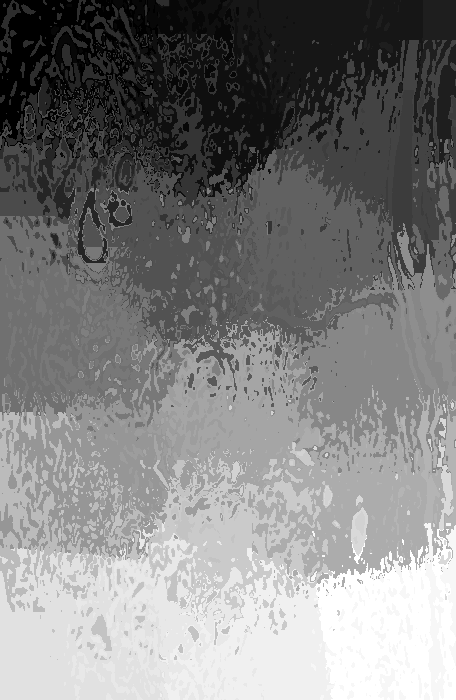
#> input picture features/all/binary/40X/imagelike/superpixels/benign/SOB_B_A-14-22549AB-40-003.png, 456 x 700 px, found by its file name
$ python glcm.py   (older library calls are emulated)
#> lines starting #> are read from the running program, lines starting #| are printed output that depends on the picture
#> further down, image is the input picture: shape (700, 456, 3); min 0, max 34, mean 17
#GCLM:calculating how often pairs of pixel with specific values and in a specified spatial relationship occur in an image
#Contrast: Measures the local variations in the gray-level co-occurrence matrix.
#Correlation: Measures the joint probability occurrence of the specified pixel pairs.
#Energy: Provides the sum of squared elements in the GLCM. Also known as uniformity or the angular second moment.
#Homogeneity: Measures the closeness of the distribution of elements in the GLCM to the GLCM diagonal.

import cv2
import numpy as np
from skimage.feature import graycomatrix, graycoprops

class GLCM:
    def __init__(self, distances, angles, levels):
        self.distances = distances
        self.angles = angles
        self.levels = levels

    def __str__(self):
        return "glcm"

    def describe(self, image):
        # Convert image to grayscale
        gray = cv2.cvtColor(image, cv2.COLOR_BGR2GRAY)

        # Rescale the image
        max_gray_value = np.max(gray)
#> max_gray_value = 34
        scaling_factor = self.levels / max_gray_value
#> scaling_factor = 0.235
        rescaled_image = (gray * scaling_factor).astype(np.uint8)
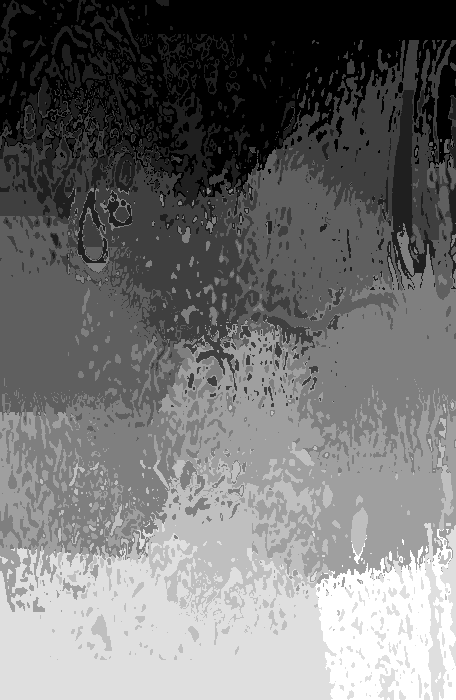
#> rescaled_image: shape (700, 456); min 0, max 8, mean 3.6; drawn with min black and max white

        # Compute GLCM
#> (the run stopped early here; a loop or call above may not have finished)

$ run again, with features/all/binary/40X/imagelike/superpixels/benign/SOB_B_A-14-22549AB-40-001.png copied over features/all/binary/40X/imagelike/superpixels/benign/SOB_B_A-14-22549AB-40-003.png
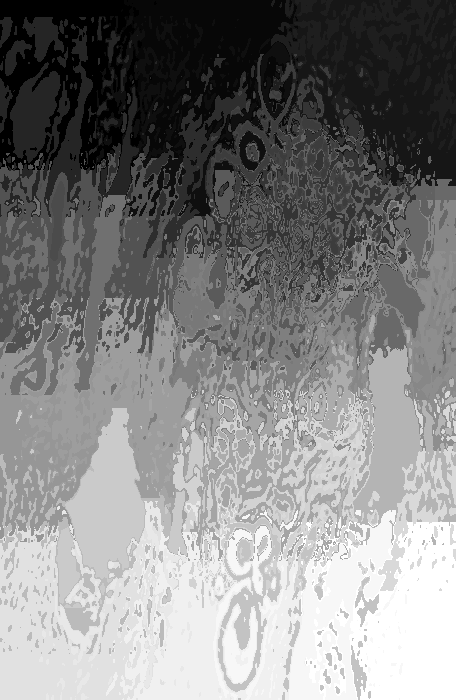
#> input picture features/all/binary/40X/imagelike/superpixels/benign/SOB_B_A-14-22549AB-40-001.png, 456 x 700 px, found by its file name
#> image is the input picture: shape (700, 456, 3); min 0, max 34, mean 17.4
#> max_gray_value = 34
#> scaling_factor = 0.235
#> in describe, `rescaled_image = (gray * scaling_factor).astype(np.uint8)`:
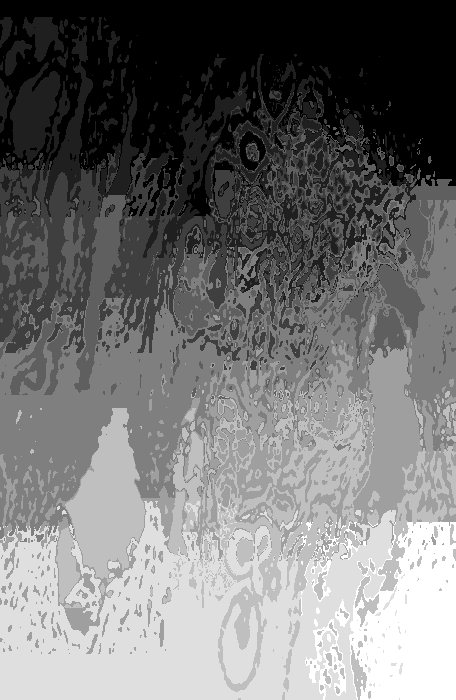
#> rescaled_image: shape (700, 456); min 0, max 8, mean 3.65; drawn with min black and max white

$ run again, with features/all/binary/40X/imagelike/superpixels/benign/SOB_B_A-14-22549AB-40-002.png copied over features/all/binary/40X/imagelike/superpixels/benign/SOB_B_A-14-22549AB-40-003.png
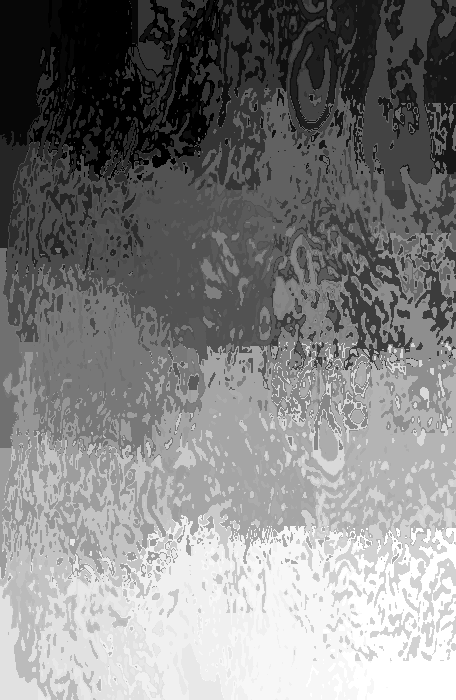
#> input picture features/all/binary/40X/imagelike/superpixels/benign/SOB_B_A-14-22549AB-40-002.png, 456 x 700 px, found by its file name
#> image is the input picture: shape (700, 456, 3); min 0, max 34, mean 17.2
#> max_gray_value = 34
#> scaling_factor = 0.235
#> in describe, `rescaled_image = (gray * scaling_factor).astype(np.uint8)`:
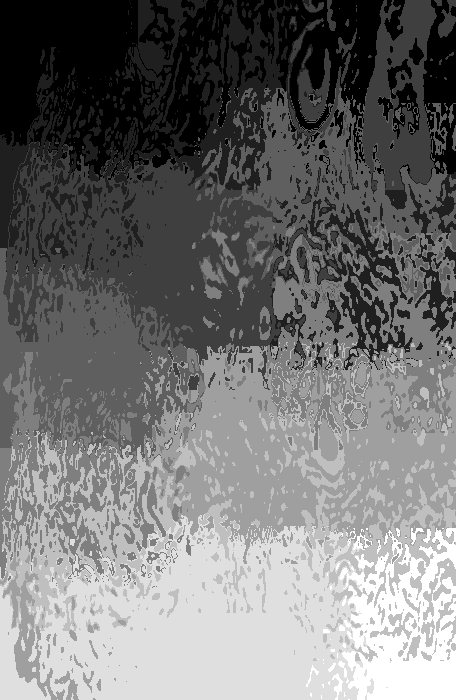
#> rescaled_image: shape (700, 456); min 0, max 8, mean 3.62; drawn with min black and max white

$ run again, with features/all/binary/40X/imagelike/superpixels/benign/SOB_B_A-14-22549AB-40-004.png copied over features/all/binary/40X/imagelike/superpixels/benign/SOB_B_A-14-22549AB-40-003.png
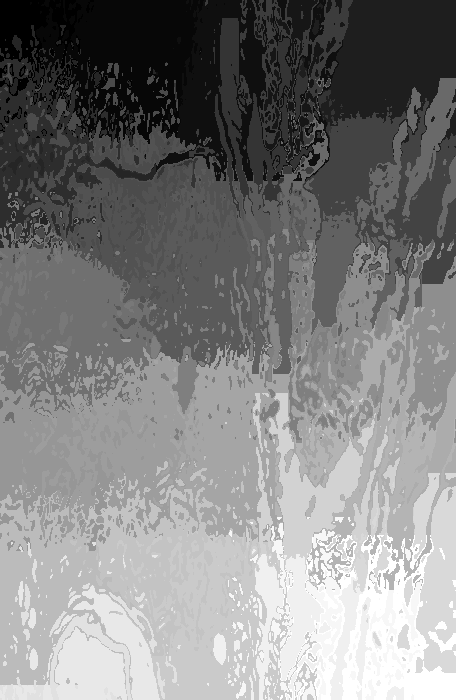
#> input picture features/all/binary/40X/imagelike/superpixels/benign/SOB_B_A-14-22549AB-40-004.png, 456 x 700 px, found by its file name
#> image is the input picture: shape (700, 456, 3); min 0, max 34, mean 17.1
#> max_gray_value = 34
#> scaling_factor = 0.235
#> in describe, `rescaled_image = (gray * scaling_factor).astype(np.uint8)`:
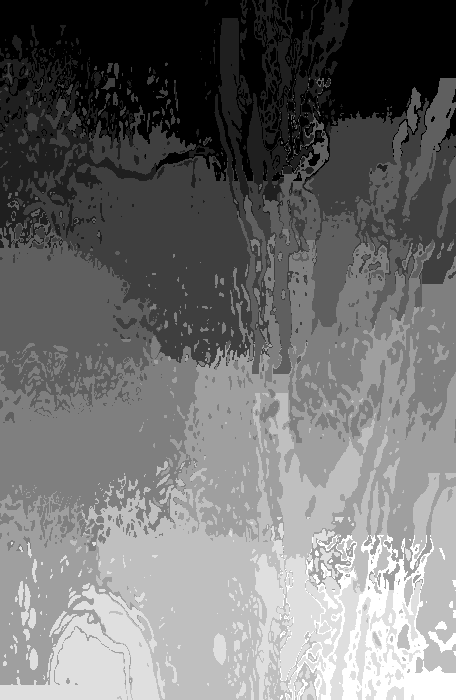
#> rescaled_image: shape (700, 456); min 0, max 8, mean 3.56; drawn with min black and max white
